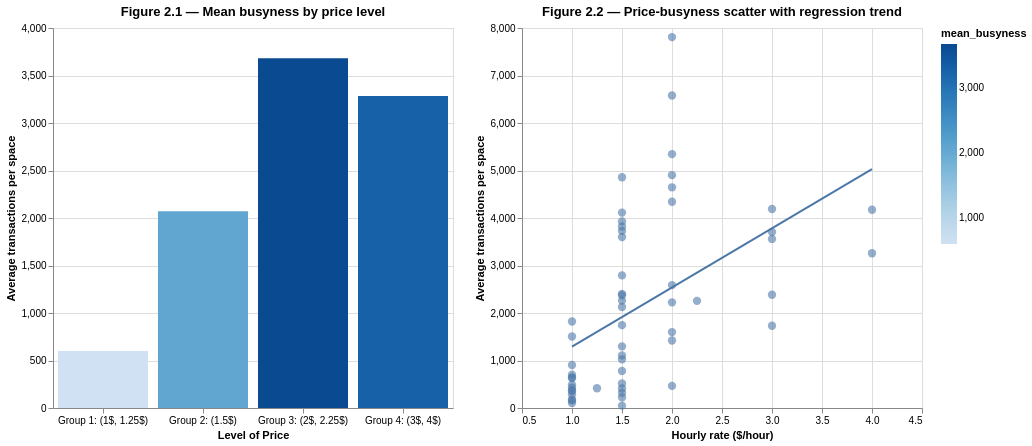

The notebook cell saved with this chart:
### Markdown cell above
**Price & Busyness Relationship Plots**

### Code cell
# ------------------------------------------------------------
# Summarize busyness by price category
# Useful for seeing whether more expensive categories are also
# busier on average.
# ------------------------------------------------------------
by_price_category = (
    price_busyness
    .group_by("price_category")
    .agg([
        pl.col("transactions_per_space").mean().alias("mean_busyness"),
        pl.col("transactions_per_space").std().alias("std_busyness"),
        pl.col("spaces").mean().alias("mean_spaces"),
        pl.col("spaces").std().alias("std_spaces"),
        pl.col("zone_group_norm").n_unique().alias("n_zones"),
    ])
    .sort("price_category")
)

# average busyness by price level
avg_tx_space_bars = alt.Chart(by_price_category.to_pandas()).mark_bar().encode(
    x=alt.X("price_category:N", 
            title="Level of Price", axis=alt.Axis(labelAngle=0)),
    y=alt.Y("mean_busyness:Q", title="Average transactions per space"),
    color=alt.Color("mean_busyness:Q"),
    tooltip=[
        "price_category:O",
        alt.Tooltip("mean_busyness:Q", format=".3f"),
        alt.Tooltip("std_busyness:Q", format=".3f"),
        "n_zones:Q",
    ],
).properties(
    title="Figure 2.1 — Mean busyness by price level",
    width=400,
    height=380,
)

# --------------------------------------------------------------------
# Scatter + regression: each point is a zone.
# It shows how busyness (transactions per space) changes with price,
# while the regression line shows the overall trend.
# --------------------------------------------------------------------
avg_tx_space_scatter = alt.Chart(price_busyness.to_pandas()).mark_circle(size=70, opacity=0.6).encode(
    x=alt.X("rate:Q", 
            title="Hourly rate ($/hour)", scale=alt.Scale(domain=[0.5, 4.5]),),
    y=alt.Y("transactions_per_space:Q", title="Average transactions per space"),
    tooltip=[
        "zone_group_norm:N",
        alt.Tooltip("rate:Q", format=".2f"),
        alt.Tooltip("transactions_per_space:Q", format=".3f"),
        "price_category:N",
        alt.Tooltip("spaces:Q", format=",.0f")
    ]
).properties(width=400, height=380, title="Figure 2.2 — Price-busyness scatter with regression trend")

# regression trend line, it shows the overall trend between parking price and busyness
trend = alt.Chart(price_busyness.to_pandas()).transform_regression(
    "rate", "transactions_per_space"
).mark_line().encode(
    x="rate:Q",
    y="transactions_per_space:Q"
)

# boxplot to compare the distribution of busyness
avg_tx_space_box = (
    alt.Chart(price_busyness.to_pandas())
    .mark_boxplot(size=45)
    .encode(
        # x-axis: categorical price groups
        x=alt.X(
            "price_category:N",
            title="Level of Price",
            axis=alt.Axis(labelAngle=0)  # keep labels horizontal
        ),
        # y-axis: zone-level busyness proxy
        y=alt.Y(
            "transactions_per_space:Q",
            title="Transactions per space"
        ),
        # tooltip: show the price group when hovering
        tooltip=[
            alt.Tooltip("price_category:N", title="Price level")
        ]
    )
    .properties(
        title="Figure 2.3 - Distribution of busyness by price level",
        width=400,
        height=380
    )
)


# Display the chart
avg_tx_space_bars | avg_tx_space_scatter + trend

### Figure 1 — Vega-Lite specification as saved in the notebook (floating-point values rounded to 4 significant figures)
{"config": {"view": {"continuousWidth": 300, "continuousHeight": 300}}, "hconcat": [{"data": {"name": "data-8dcd58b2d4a29b8797a2c8af9402a29b"}, "mark": {"type": "bar"}, "encoding": {"color": {"field": "mean_busyness", "type": "quantitative"}, "tooltip": [{"field": "price_category", "type": "ordinal"}, {"field": "mean_busyness", "format": ".3f", "type": "quantitative"}, {"field": "std_busyness", "format": ".3f", "type": "quantitative"}, {"field": "n_zones", "type": "quantitative"}], "x": {"axis": {"labelAngle": 0}, "field": "price_category", "title": "Level of Price", "type": "nominal"}, "y": {"field": "mean_busyness", "title": "Average transactions per space", "type": "quantitative"}}, "height": 380, "title": "Figure 2.1 — Mean busyness by price level", "width": 400}, {"layer": [{"data": {"name": "data-e489b862641ca1eee9a201ed98f98d0a"}, "mark": {"type": "circle", "opacity": 0.6, "size": 70}, "encoding": {"tooltip": [{"field": "zone_group_norm", "type": "nominal"}, {"field": "rate", "format": ".2f", "type": "quantitative"}, {"field": "transactions_per_space", "format": ".3f", "type": "quantitative"}, {"field": "price_category", "type": "nominal"}, {"field": "spaces", "format": ",.0f", "type": "quantitative"}], "x": {"field": "rate", "scale": {"domain": [0.5, 4.5]}, "title": "Hourly rate ($/hour)", "type": "quantitative"}, "y": {"field": "transactions_per_space", "title": "Average transactions per space", "type": "quantitative"}}, "title": "Figure 2.2 — Price-busyness scatter with regression trend"}, {"data": {"name": "data-e489b862641ca1eee9a201ed98f98d0a"}, "mark": {"type": "line"}, "encoding": {"x": {"field": "rate", "type": "quantitative"}, "y": {"field": "transactions_per_space", "type": "quantitative"}}, "transform": [{"on": "rate", "regression": "transactions_per_space"}]}], "height": 380, "width": 400}], "$schema": "https://vega.github.io/schema/vega-lite/v5.20.1.json", "datasets": {"data-8dcd58b2d4a29b8797a2c8af9402a29b": [{"price_category": "Group 1: (1$, 1.25$)", "mean_busyness": 599.6, "std_busyness": 486.9, "mean_spaces": 55.73, "std_spaces": 40.76, "n_zones": 15}, {"price_category": "Group 2: (1.5$)", "mean_busyness": 2071.0, "std_busyness": 1490.0, "mean_spaces": 211.1, "std_spaces": 254.6, "n_zones": 21}, {"price_category": "Group 3: (2$, 2.25$)", "mean_busyness": 3681.0, "std_busyness": 2260.0, "mean_spaces": 131.7, "std_spaces": 167.3, "n_zones": 12}, {"price_category": "Group 4: (3$, 4$)", "mean_busyness": 3285.0, "std_busyness": 920.6, "mean_spaces": 334.4, "std_spaces": 94.6, "n_zones": 7}], "data-e489b862641ca1eee9a201ed98f98d0a": [{"zone_group_norm": "DOWNTOWN 2", "transactions": 1214879, "zone": "402 - Downtown 2", "spaces": 373, "type": "on-street", "transactions_per_space": 3257.0, "rate": 4.0, "price_category": "Group 4: (3$, 4$)"}, {"zone_group_norm": "CARRICK", "transactions": 40989, "zone": "416 - Carrick", "spaces": 65, "type": "on-street", "transactions_per_space": 630.6, "rate": 1.0, "price_category": "Group 1: (1$, 1.25$)"}, {"zone_group_norm": "HOMEWOOD ZENITH LOT", "transactions": 2539, "zone": "331 - Homewood Zenith Lot", "spaces": 24, "type": "off-street", "transactions_per_space": 105.8, "rate": 1.0, "price_category": "Group 1: (1$, 1.25$)"}, {"zone_group_norm": "BAKERY SQ", "transactions": 20947, "zone": "425 - Bakery Sq", "spaces": 45, "type": "on-street", "transactions_per_space": 465.5, "rate": 2.0, "price_category": "Group 3: (2$, 2.25$)"}, {"zone_group_norm": "MELLON PARK", "transactions": 39312, "zone": "414 - Mellon Park", "spaces": 76, "type": "on-street", "transactions_per_space": 517.3, "rate": 1.5, "price_category": "Group 2: (1.5$)"}, {"zone_group_norm": "OAKLAND 2", "transactions": 1071435, "zone": "408 - Oakland 2", "spaces": 301, "type": "on-street", "transactions_per_space": 3560.0, "rate": 3.0, "price_category": "Group 4: (3$, 4$)"}, {"zone_group_norm": "ASTEROID WARRINGTON LOT", "transactions": 19558, "zone": "355 - Asteroid Warrington Lot", "spaces": 13, "type": "off-street", "transactions_per_space": 1504.0, "rate": 1.0, "price_category": "Group 1: (1$, 1.25$)"}, {"zone_group_norm": "ANSLEY BEATTY LOT", "transactions": 14774, "zone": "311 - Ansley Beatty Lot", "spaces": 23, "type": "off-street", "transactions_per_space": 642.3, "rate": 1.0, "price_category": "Group 1: (1$, 1.25$)"}, {"zone_group_norm": "EAST OHIO STREET LOT", "transactions": 68679, "zone": "371 - East Ohio Street Lot", "spaces": 88, "type": "off-street", "transactions_per_space": 780.4, "rate": 1.5, "price_category": "Group 2: (1.5$)"}, {"zone_group_norm": "18 CARSON LOT", "transactions": 199160, "zone": "344 - 18th & Carson Lot", "spaces": 41, "type": "off-street", "transactions_per_space": 4858.0, "rate": 1.5, "price_category": "Group 2: (1.5$)"}, {"zone_group_norm": "PENN CIRCLE NW LOT", "transactions": 20064, "zone": "314 - Penn Circle NW Lot", "spaces": 125, "type": "off-street", "transactions_per_space": 160.5, "rate": 1.0, "price_category": "Group 1: (1$, 1.25$)"}, {"zone_group_norm": "OAKLAND 3", "transactions": 1134837, "zone": "409 - Oakland 3", "spaces": 476, "type": "on-street", "transactions_per_space": 2384.0, "rate": 3.0, "price_category": "Group 4: (3$, 4$)"}, {"zone_group_norm": "18 SIDNEY LOT", "transactions": 161954, "zone": "341 - 18th & Sidney Lot", "spaces": 45, "type": "off-street", "transactions_per_space": 3599.0, "rate": 1.5, "price_category": "Group 2: (1.5$)"}, {"zone_group_norm": "UPTOWN", "transactions": 895456, "zone": "403 - Uptown", "spaces": 690, "type": "on-street", "transactions_per_space": 1298.0, "rate": 1.5, "price_category": "Group 2: (1.5$)"}, {"zone_group_norm": "EAST CARSON LOT", "transactions": 143976, "zone": "342 - East Carson Lot", "spaces": 35, "type": "off-street", "transactions_per_space": 4114.0, "rate": 1.5, "price_category": "Group 2: (1.5$)"}, {"zone_group_norm": "42 BUTLER LOT", "transactions": 95523, "zone": "338 - 42nd & Butler Lot", "spaces": 22, "type": "off-street", "transactions_per_space": 4342.0, "rate": 2.0, "price_category": "Group 3: (2$, 2.25$)"}, {"zone_group_norm": "BLOOMFIELD", "transactions": 1365502, "zone": "406 - Bloomfield (On-street)", "spaces": 489, "type": "on-street", "transactions_per_space": 2792.0, "rate": 1.5, "price_category": "Group 2: (1.5$)"}, {"zone_group_norm": "EAST LIBERTY", "transactions": 1146769, "zone": "412 - East Liberty", "spaces": 483, "type": "on-street", "transactions_per_space": 2374.0, "rate": 1.5, "price_category": "Group 2: (1.5$)"}, {"zone_group_norm": "HILL DISTRICT", "transactions": 10793, "zone": "426 - Hill District", "spaces": 26, "type": "on-street", "transactions_per_space": 415.1, "rate": 1.25, "price_category": "Group 1: (1$, 1.25$)"}, {"zone_group_norm": "BROOKLINE LOT", "transactions": 2356, "zone": "361 - Brookline Lot", "spaces": 47, "type": "off-street", "transactions_per_space": 50.13, "rate": 1.5, "price_category": "Group 2: (1.5$)"}, {"zone_group_norm": "BEECHVIEW", "transactions": 32046, "zone": "418 - Beechview", "spaces": 78, "type": "on-street", "transactions_per_space": 410.8, "rate": 1.5, "price_category": "Group 2: (1.5$)"}, {"zone_group_norm": "BEECHVIEW LOT", "transactions": 3844, "zone": "363 - Beechview Lot", "spaces": 17, "type": "off-street", "transactions_per_space": 226.1, "rate": 1.5, "price_category": "Group 2: (1.5$)"}, {"zone_group_norm": "20 SIDNEY LOT", "transactions": 81990, "zone": "345 - 20th & Sidney Lot", "spaces": 80, "type": "off-street", "transactions_per_space": 1025.0, "rate": 1.5, "price_category": "Group 2: (1.5$)"}, {"zone_group_norm": "19 CARSON LOT", "transactions": 106088, "zone": "343 - 19th & Carson Lot", "spaces": 27, "type": "off-street", "transactions_per_space": 3929.0, "rate": 1.5, "price_category": "Group 2: (1.5$)"}, {"zone_group_norm": "FORBES MURRAY LOT", "transactions": 384766, "zone": "324 - Forbes Murray Lot", "spaces": 72, "type": "off-street", "transactions_per_space": 5344.0, "rate": 2.0, "price_category": "Group 3: (2$, 2.25$)"}, {"zone_group_norm": "52 BUTLER LOT", "transactions": 19184, "zone": "337 - 52nd & Butler Lot", "spaces": 12, "type": "off-street", "transactions_per_space": 1599.0, "rate": 2.0, "price_category": "Group 3: (2$, 2.25$)"}, {"zone_group_norm": "WALTER WARRINGTON LOT", "transactions": 2701, "zone": "354 - Walter/Warrington Lot", "spaces": 15, "type": "off-street", "transactions_per_space": 180.1, "rate": 1.0, "price_category": "Group 1: (1$, 1.25$)"}, {"zone_group_norm": "ALLENTOWN", "transactions": 16152, "zone": "417 - Allentown", "spaces": 23, "type": "on-street", "transactions_per_space": 702.3, "rate": 1.0, "price_category": "Group 1: (1$, 1.25$)"}, {"zone_group_norm": "DOUGLAS PHILLIPS LOT", "transactions": 63916, "zone": "323 - Douglas Phillips Lot", "spaces": 45, "type": "off-street", "transactions_per_space": 1420.0, "rate": 2.0, "price_category": "Group 3: (2$, 2.25$)"}, {"zone_group_norm": "EVA BEATTY LOT", "transactions": 55570, "zone": "307 - Eva Beatty Lot", "spaces": 130, "type": "off-street", "transactions_per_space": 427.5, "rate": 1.0, "price_category": "Group 1: (1$, 1.25$)"}, {"zone_group_norm": "MAIN ALEXANDER LOT", "transactions": 10308, "zone": "369 - Main/Alexander Lot", "spaces": 29, "type": "off-street", "transactions_per_space": 355.4, "rate": 1.0, "price_category": "Group 1: (1$, 1.25$)"}, {"zone_group_norm": "MT WASHINGTON", "transactions": 108623, "zone": "420 - Mt. Washington", "spaces": 98, "type": "on-street", "transactions_per_space": 1108.0, "rate": 1.5, "price_category": "Group 2: (1.5$)"}, {"zone_group_norm": "SHERIDAN KIRKWOOD LOT", "transactions": 103226, "zone": "302 - Sheridan Kirkwood Lot", "spaces": 114, "type": "off-street", "transactions_per_space": 905.5, "rate": 1.0, "price_category": "Group 1: (1$, 1.25$)"}, {"zone_group_norm": "STRIP DISTRICT", "transactions": 1585454, "zone": "404 - Strip Disctrict", "spaces": 428, "type": "on-street", "transactions_per_space": 3704.0, "rate": 3.0, "price_category": "Group 4: (3$, 4$)"}, {"zone_group_norm": "IVY BELLEFONTE LOT", "transactions": 577809, "zone": "328 - Ivy Bellefonte Lot", "spaces": 74, "type": "off-street", "transactions_per_space": 7808.0, "rate": 2.0, "price_category": "Group 3: (2$, 2.25$)"}, {"zone_group_norm": "NORTHSIDE", "transactions": 1320112, "zone": "421 - NorthSide", "spaces": 757, "type": "on-street", "transactions_per_space": 1744.0, "rate": 1.5, "price_category": "Group 2: (1.5$)"}, {"zone_group_norm": "SS SSW", "transactions": 2636020, "zone": "415 - SS & SSW", "spaces": 707, "type": "on-street", "transactions_per_space": 3728.0, "rate": 1.5, "price_category": "Group 2: (1.5$)"}, {"zone_group_norm": "LAWRENCEVILLE", "transactions": 415991, "zone": "405 - Lawrenceville", "spaces": 187, "type": "on-street", "transactions_per_space": 2225.0, "rate": 2.0, "price_category": "Group 3: (2$, 2.25$)"}, {"zone_group_norm": "SHADYSIDE", "transactions": 1318761, "zone": "411 - Shadyside", "spaces": 345, "type": "on-street", "transactions_per_space": 3822.0, "rate": 1.5, "price_category": "Group 2: (1.5$)"}, {"zone_group_norm": "OAKLAND 1", "transactions": 950750, "zone": "407 - Oakland 1", "spaces": 227, "type": "on-street", "transactions_per_space": 4188.0, "rate": 3.0, "price_category": "Group 4: (3$, 4$)"}, {"zone_group_norm": "TAMELLO BEATTY LOT", "transactions": 138385, "zone": "304 - Tamello Beatty Lot", "spaces": 76, "type": "off-street", "transactions_per_space": 1821.0, "rate": 1.0, "price_category": "Group 1: (1$, 1.25$)"}, {"zone_group_norm": "NORTHSHORE", "transactions": 410218, "zone": "422 - Northshore", "spaces": 237, "type": "on-street", "transactions_per_space": 1731.0, "rate": 3.0, "price_category": "Group 4: (3$, 4$)"}, {"zone_group_norm": "SQUIRREL HILL", "transactions": 1735411, "zone": "413 - Squirrel Hill", "spaces": 354, "type": "on-street", "transactions_per_space": 4902.0, "rate": 2.0, "price_category": "Group 3: (2$, 2.25$)"}, {"zone_group_norm": "WEST END", "transactions": 14662, "zone": "423 - West End", "spaces": 52, "type": "on-street", "transactions_per_space": 282.0, "rate": 1.0, "price_category": "Group 1: (1$, 1.25$)"}, {"zone_group_norm": "BEACON BARTLETT LOT", "transactions": 178493, "zone": "321 - Beacon Bartlett Lot", "spaces": 69, "type": "off-street", "transactions_per_space": 2587.0, "rate": 2.0, "price_category": "Group 3: (2$, 2.25$)"}, {"zone_group_norm": "OAKLAND 4", "transactions": 1290108, "zone": "410 - Oakland 4", "spaces": 572, "type": "on-street", "transactions_per_space": 2255.0, "rate": 2.25, "price_category": "Group 3: (2$, 2.25$)"}, {"zone_group_norm": "DOWNTOWN 1", "transactions": 1248084, "zone": "401 - Downtown 1", "spaces": 299, "type": "on-street", "transactions_per_space": 4174.0, "rate": 4.0, "price_category": "Group 4: (3$, 4$)"}, {"zone_group_norm": "BROOKLINE", "transactions": 482886, "zone": "419 - Brookline", "spaces": 201, "type": "on-street", "transactions_per_space": 2402.0, "rate": 1.5, "price_category": "Group 2: (1.5$)"}, {"zone_group_norm": "JCC FORBES LOT", "transactions": 320556, "zone": "325 - JCC/Forbes Lot", "spaces": 69, "type": "off-street", "transactions_per_space": 4646.0, "rate": 2.0, "price_category": "Group 3: (2$, 2.25$)"}, {"zone_group_norm": "SHERIDAN HARVARD LOT", "transactions": 20201, "zone": "301 - Sheridan Harvard Lot", "spaces": 41, "type": "off-street", "transactions_per_space": 492.7, "rate": 1.0, "price_category": "Group 1: (1$, 1.25$)"}, {"zone_group_norm": "OBERSERVATORY HILL LOT", "transactions": 7412, "zone": "375 - Oberservatory Hill Lot", "spaces": 23, "type": "off-street", "transactions_per_space": 322.3, "rate": 1.5, "price_category": "Group 2: (1.5$)"}, {"zone_group_norm": "BROWNSVILLE SANDKEY LOT", "transactions": 29491, "zone": "351 - Brownsville & Sandkey Lot", "spaces": 80, "type": "off-street", "transactions_per_space": 368.6, "rate": 1.0, "price_category": "Group 1: (1$, 1.25$)"}, {"zone_group_norm": "FORBES SHADY LOT", "transactions": 388099, "zone": "322 - Forbes Shady Lot", "spaces": 59, "type": "off-street", "transactions_per_space": 6578.0, "rate": 2.0, "price_category": "Group 3: (2$, 2.25$)"}, {"zone_group_norm": "FRIENDSHIP CEDARVILLE LOT", "transactions": 170133, "zone": "335 - Friendship Cedarville Lot", "spaces": 80, "type": "off-street", "transactions_per_space": 2127.0, "rate": 1.5, "price_category": "Group 2: (1.5$)"}, {"zone_group_norm": "TAYLOR STREET LOT", "transactions": 58780, "zone": "334 - Taylor Street Lot", "spaces": 26, "type": "off-street", "transactions_per_space": 2261.0, "rate": 1.5, "price_category": "Group 2: (1.5$)"}]}}
